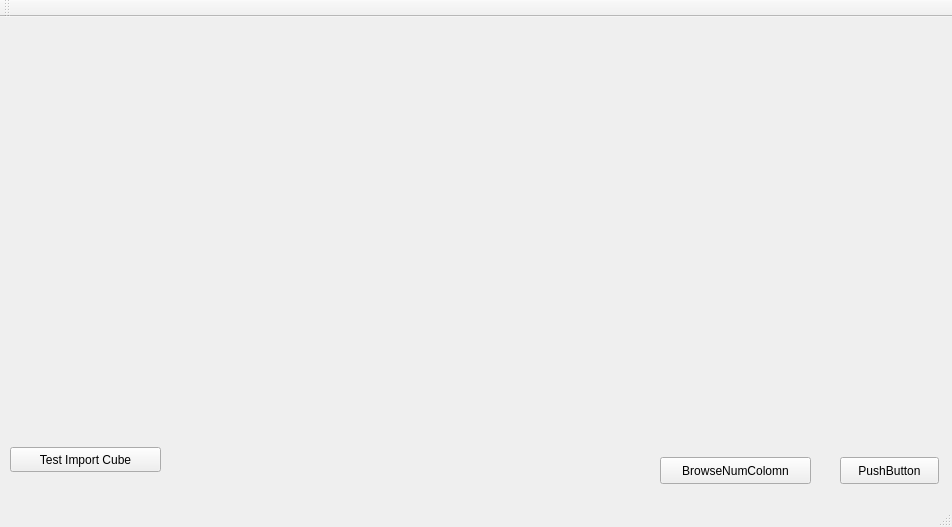
<?xml version="1.0" encoding="UTF-8"?>
<ui version="4.0">
 <class>auto_build_3D</class>
 <widget class="QMainWindow" name="auto_build_3D">
  <property name="geometry">
   <rect>
    <x>0</x>
    <y>0</y>
    <width>952</width>
    <height>527</height>
   </rect>
  </property>
  <property name="windowTitle">
   <string>auto_build_3D</string>
  </property>
  <widget class="QWidget" name="centralWidget">
   <widget class="QPushButton" name="pushButton_handle_input_files">
    <property name="geometry">
     <rect>
      <x>840</x>
      <y>440</y>
      <width>99</width>
      <height>27</height>
     </rect>
    </property>
    <property name="text">
     <string>PushButton</string>
    </property>
   </widget>
   <widget class="QPushButton" name="pushButton_BrowseNumColomn">
    <property name="geometry">
     <rect>
      <x>660</x>
      <y>440</y>
      <width>151</width>
      <height>27</height>
     </rect>
    </property>
    <property name="text">
     <string>BrowseNumColomn</string>
    </property>
   </widget>
   <widget class="QPushButton" name="pushButton_TestImportCube">
    <property name="geometry">
     <rect>
      <x>10</x>
      <y>430</y>
      <width>151</width>
      <height>25</height>
     </rect>
    </property>
    <property name="text">
     <string>Test Import Cube</string>
    </property>
   </widget>
  </widget>
  <widget class="QMenuBar" name="menuBar">
   <property name="geometry">
    <rect>
     <x>0</x>
     <y>0</y>
     <width>952</width>
     <height>22</height>
    </rect>
   </property>
  </widget>
  <widget class="QToolBar" name="mainToolBar">
   <attribute name="toolBarArea">
    <enum>TopToolBarArea</enum>
   </attribute>
   <attribute name="toolBarBreak">
    <bool>false</bool>
   </attribute>
  </widget>
  <widget class="QStatusBar" name="statusBar"/>
 </widget>
 <layoutdefault spacing="6" margin="11"/>
 <resources/>
 <connections/>
</ui>
